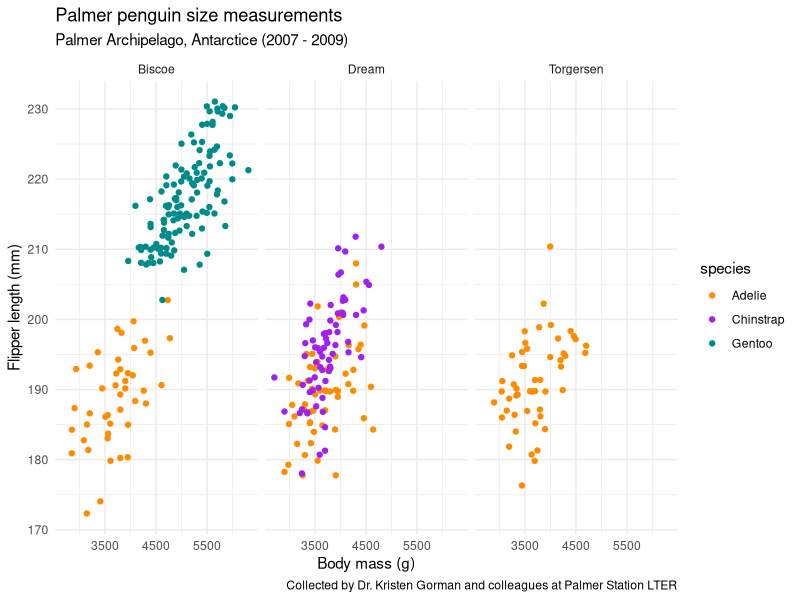

Source code (R):
## ---- chunk 1
library(tidyverse)
library(palmerpenguins)

first_fun <- function(x) {
  2*x
}
first_fun(3)
## ---- chunk 2

D(expr = expression((2*(3*x +2)^4) - 5),name = "x")

next_function <- function(x) {
  2 * (4 * (3 * (3 * x + 2)^3))
}
next_function(1.2)
## ---- chunk 3
ggplot(data = penguins, aes(x = body_mass_g, y = flipper_length_mm)) +
  geom_jitter(aes(color = species)) +
  scale_color_manual(values = c("darkorange","purple","cyan4")) +
  labs(x = "Body mass (g)",
       y = "Flipper length (mm)",
       title = "Palmer penguin size measurements",
       subtitle = "Palmer Archipelago, Antarctice (2007 - 2009)",
       caption = "Collected by Dr. Kristen Gorman and colleagues at Palmer Station LTER") +
  facet_wrap(~island) +
  theme_minimal()

